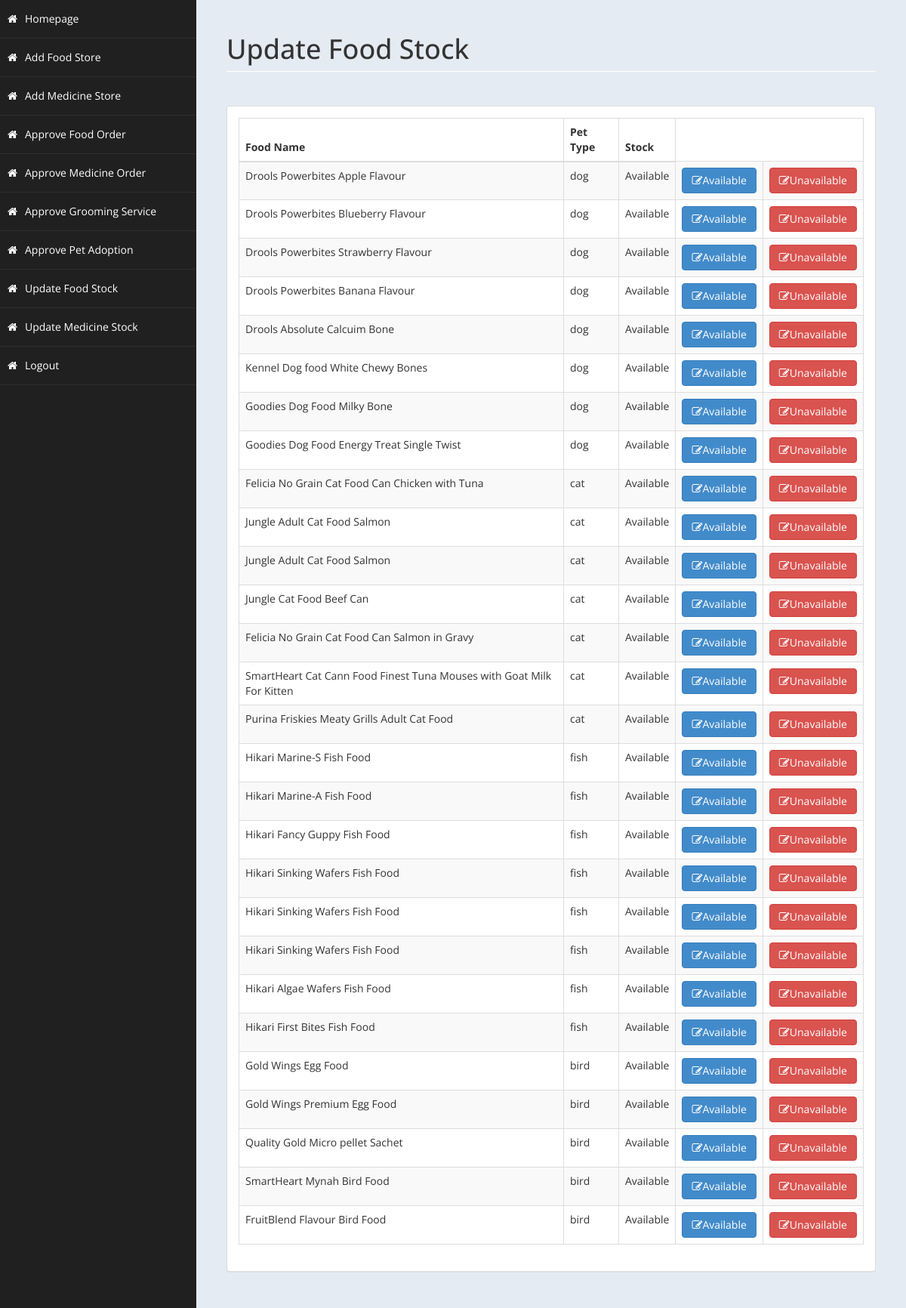
Page /adminfstock.php on the committed database.
### tables this page shows
CREATE TABLE `orderfood` (
  `id` int(11) NOT NULL,
  `name` varchar(100) NOT NULL,
  `price` varchar(100) NOT NULL,
  `pet` varchar(100) NOT NULL,
  `stock` varchar(100) NOT NULL
);

### adminfstock.php (the view, shortened to what this page needs)
<!DOCTYPE html>
<html xmlns="http://www.w3.org/1999/xhtml">
<head>
    <link href="food/assets/css/bootstrap.css" rel="stylesheet" />
    <link href="food/assets/css/font-awesome.css" rel="stylesheet" />
    <link href="food/assets/css/custom-styles.css" rel="stylesheet" />
</head>
<body>
    <div id="wrapper">
        <nav class="navbar-default navbar-side" role="navigation">
            <div class="sidebar-collapse">
            <ul class="nav" id="main-menu">
                    <li>
                        <a  href="adminhome.php"><i class="fa fa-home"></i>Homepage</a>
                    </li>
                    <li>
                        <a  href="addfood.php"><i class="fa fa-home"></i>Add Food Store</a>
                    </li>
                    <li>
                        <a  href="addmed.php"><i class="fa fa-home"></i>Add Medicine Store</a>
                    </li>
                    <li>
                        <a  href="adminfood.php"><i class="fa fa-home"></i>Approve Food Order</a>
                    </li>
					<li>
                        <a  href="adminmedicine.php"><i class="fa fa-home"></i>Approve Medicine Order</a>
                    </li>
                    <li>
                        <a  href="admingroom.php"><i class="fa fa-home"></i>Approve Grooming Service</a>
                    </li>
                    <li>
                        <a  href="adminadopt.php"><i class="fa fa-home"></i>Approve Pet Adoption</a>
                    </li>
                    <li>
                        <a  href="adminfstock.php"><i class="fa fa-home"></i>Update Food Stock</a>
                    </li>
                    <li>
                        <a  href="adminmstock.php"><i class="fa fa-home"></i>Update Medicine Stock</a>
                    </li>
                    <li>
                        <a  href="logout.php"><i class="fa fa-home"></i>Logout</a>
                    </li>
					</ul>
            </div>
        </nav>
        <div id="page-wrapper" >
            <div id="page-inner">
			 <div class="row">
                    <div class="col-md-12">
                        <h1 class="page-header">
                           Update Food Stock<small> </small>
                        </h1>
                    </div>
                </div>
            <div class="row">
                <div class="col-md-12">
                    <div class="panel panel-default">
                        <div class="panel-body">
                            <div class="table-responsive">
                                <table class="table table-striped table-bordered table-hover" id="dataTables-example">
                                    <thead>
                                    <tr>
                                            <th>Food Name</th>
                                            <th>Pet Type</th>
                                            <th>Stock</th>
                                        </tr>
                                    </thead>
                                    <tbody>
									<?php
										include ('db.php');
										$sql="select * from orderfood";
										$re = mysqli_query($con,$sql);
										while($row = mysqli_fetch_array($re))
										{
                                            echo"<tr class='gradeC'>
                                            <td>".$row['name']."</td>
                                            <td>".$row['pet']."</td>
                                            <td>".$row['stock']."</td>
                                            <td> <a href=adminfstock.php?available=".$row['id']."<button class='btn btn-primary'> <i class='fa fa-edit' ></i>Available</button> </td>
                                            <td> <a href=adminfstock.php?unavailable=".$row['id']."<button class='btn btn-danger'> <i class='fa fa-edit' ></i>Unavailable</button> </td>
                                            </tr>";
                                        }
									?>
                                    </tbody>
                                </table>
                            </div>
                        </div>
                    </div>
                </div>
            </div>
        </div>
    </div>
</body>
</html>

### food/assets/css/custom-styles.css (style rules this page uses)
body { font-family: 'Open Sans', sans-serif; }
#wrapper { width: 100%; background:#202020; }
#page-wrapper { padding: 15px 15px; min-height: 600px; background:#E5EBF2; }
#page-inner { width:100%; margin:10px 20px 10px 0px; background-color:transparent; padding:10px; min-height:1200px; }
h1, .h1, h2, .h2, h3, .h3 { margin-top: 7px; margin-bottom: -5px; }
.page-header { padding-bottom: 9px; margin: 10px 0 45px; border-bottom: 1px solid #ffffff; }
.sidebar-collapse , .sidebar-collapse .nav { background:none; }
.sidebar-collapse .nav { padding:0; }
.sidebar-collapse .nav > li > a { color:#fff; background:transparent; text-shadow:none; }
.sidebar-collapse > .nav > li > a { padding:15px 10px; }
.sidebar-collapse > .nav > li { border-bottom: 1px solid rgba(107, 108, 109, 0.19); }
.navbar-side { border:none; background-color: transparent; }
.navbar-default { border:0px solid black; }
.nav > li > a > i { margin-right:10px; }
@media (min-width:768px) { #page-wrapper { margin: 0 0 0 260px; padding: 15px 30px; min-height: 1200px; } }
@media (min-width:768px) { .navbar-side { z-index: 1; position: absolute; width: 260px; } }

### rows in the picture
orderfood: name "Drools Powerbites Apple Flavour", pet "dog", stock "Available"
orderfood: name "Drools Powerbites Blueberry Flavour", pet "dog", stock "Available"
orderfood: name "Drools Powerbites Strawberry Flavour", pet "dog", stock "Available"
orderfood: name "Drools Powerbites Banana Flavour", pet "dog", stock "Available"
orderfood: name "Drools Absolute Calcuim Bone", pet "dog", stock "Available"
orderfood: name "Kennel Dog food White Chewy Bones", pet "dog", stock "Available"
orderfood: name "Goodies Dog Food Milky Bone", pet "dog", stock "Available"
orderfood: name "Goodies Dog Food Energy Treat Single Twist", pet "dog", stock "Available"
orderfood: name "Felicia No Grain Cat Food Can Chicken with Tuna", pet "cat", stock "Available"
orderfood: name "Jungle Adult Cat Food Salmon", pet "cat", stock "Available"
orderfood: name "Jungle Adult Cat Food Salmon", pet "cat", stock "Available"
orderfood: name "Jungle Cat Food Beef Can", pet "cat", stock "Available"
orderfood: name "Felicia No Grain Cat Food Can Salmon in Gravy", pet "cat", stock "Available"
orderfood: name "SmartHeart Cat Cann Food Finest Tuna Mouses with Goat Milk For Kitten", pet "cat", stock "Available"
orderfood: name "Purina Friskies Meaty Grills Adult Cat Food", pet "cat", stock "Available"
orderfood: name "Hikari Marine-S Fish Food", pet "fish", stock "Available"
orderfood: name "Hikari Marine-A Fish Food", pet "fish", stock "Available"
orderfood: name "Hikari Fancy Guppy Fish Food", pet "fish", stock "Available"
orderfood: name "Hikari Sinking Wafers Fish Food", pet "fish", stock "Available"
orderfood: name "Hikari Sinking Wafers Fish Food", pet "fish", stock "Available"
orderfood: name "Hikari Sinking Wafers Fish Food", pet "fish", stock "Available"
orderfood: name "Hikari Algae Wafers Fish Food", pet "fish", stock "Available"
orderfood: name "Hikari First Bites Fish Food", pet "fish", stock "Available"
orderfood: name "Gold Wings Egg Food", pet "bird", stock "Available"
orderfood: name "Gold Wings Premium Egg Food", pet "bird", stock "Available"
orderfood: name "Quality Gold Micro pellet Sachet", pet "bird", stock "Available"
orderfood: name "SmartHeart Mynah Bird Food", pet "bird", stock "Available"
orderfood: name "FruitBlend Flavour Bird Food", pet "bird", stock "Available"
